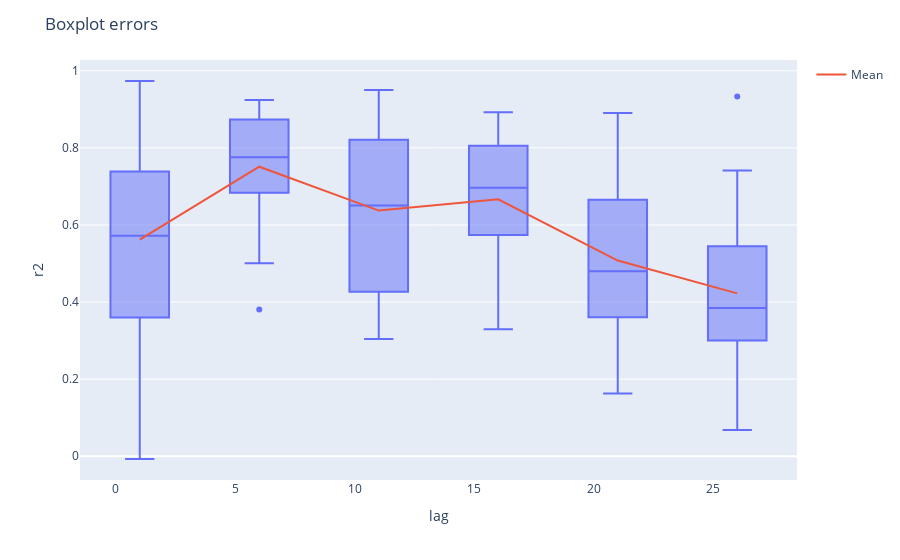

Notebook cell for this chart:
### Code cell
col = 'r2'
do_kalman = False

if do_kalman:
    col = 'best_{}'.format(col)

df_plot = df_results_mean_best_model.reset_index()

fig = px.box(df_plot, x="lag", y=col)
means = df_plot.groupby(by=["lag"]).mean()[col]
medians = df_plot.groupby(by=["lag"]).median()[col]

fig.add_trace(go.Scatter(x=means.index, y=means,
                mode='lines',
                name='Mean'))

# Add figure title
fig.update_layout(
    title_text="Boxplot errors",
    yaxis=dict(
        range=[0, df_plot.max()]
    )
)

fig.show()

### Figure 1 — Plotly figure (JSON) as saved in the notebook; plotly's stock layout.template omitted (floating-point values rounded to 4 significant figures)
{"data": [{"alignmentgroup": "True", "hovertemplate": "lag=%{x}<br>r2=%{y}<extra></extra>", "legendgroup": "", "marker": {"color": "#636efa"}, "name": "", "notched": false, "offsetgroup": "", "orientation": "v", "showlegend": false, "type": "box", "x": [1, 6, 11, 16, 21, 26, 1, 6, 11, 16, 21, 26, 1, 6, 11, 16, 21, 26, 1, 6, 11, 16, 21, 26, 1, 6, 11, 16, 21, 26, 1, 6, 11, 16, 21, 26, 1, 6, 11, 16, 21, 26, 1, 6, 11, 16, 21, 26, 1, 6, 11, 16, 21, 26, 1, 6, 11, 16, 21, 26, 1, 6, 11, 16, 21, 26, 1, 6, 11, 16, 21, 26, 1, 6, 11, 16, 21, 26, 1, 6, 11, 16, 21, 26, 1, 6, 11, 16, 21, 26, 1, 6, 11, 16, 21, 26, 1, 6, 11, 16, 21, 26, 1, 6, 11, 16, 21, 26, 1, 6, 11, 16, 21, 26, 1, 6, 11, 16, 21, 26], "x0": " ", "xaxis": "x", "y": [0.6437, 0.7055, 0.4349, 0.7013, 0.163, 0.2044, 0.478, 0.9043, 0.7683, 0.6614, 0.2443, 0.4782, 0.2834, 0.5005, 0.4187, 0.4302, 0.698, 0.7416, 0.5194, 0.7335, 0.3044, 0.4279, 0.3668, 0.2942, 0.9735, 0.8755, 0.9177, 0.7573, 0.4716, 0.9332, 0.4196, 0.6581, 0.8132, 0.8052, 0.3045, 0.5743, 0.702, 0.9055, 0.7293, 0.7053, 0.4883, 0.3669, 0.5248, 0.8133, 0.702, 0.8273, 0.8904, 0.3891, 0.3805, 0.6813, 0.3969, 0.85, 0.5788, 0.1816, 0.7474, 0.7952, 0.5993, 0.6289, 0.5089, 0.3381, 0.8142, 0.7831, 0.5835, 0.3293, 0.354, 0.068, 0.3069, 0.9244, 0.9502, 0.7841, 0.3989, 0.5158, 0.2727, 0.7132, 0.5086, 0.5707, 0.3465, 0.331, 0.6196, 0.8233, 0.7099, 0.8052, 0.6297, 0.4255, 0.3393, 0.6864, 0.3611, 0.3355, 0.7063, 0.1168, 0.6812, 0.8869, 0.8927, 0.6755, 0.8579, 0.3802, 0.8933, 0.612, 0.5626, 0.8769, 0.6498, 0.6669, 0.7303, 0.8714, 0.8289, 0.8925, 0.6814, 0.3064, -0.007097, 0.3808, 0.3457, 0.6912, 0.3976, 0.503, 0.917, 0.7687, 0.9192, 0.5774, 0.4169, 0.6363], "y0": " ", "yaxis": "y"}, {"mode": "lines", "name": "Mean", "type": "scatter", "x": [1, 6, 11, 16, 21, 26], "y": [0.562, 0.7511, 0.6373, 0.6667, 0.5077, 0.4226]}], "layout": {"boxmode": "group", "legend": {"tracegroupgap": 0}, "margin": {"t": 60}, "title": {"text": "Boxplot errors"}, "xaxis": {"anchor": "y", "domain": [0, 1], "title": {"text": "lag"}}, "yaxis": {"anchor": "x", "domain": [0, 1], "range": [0, ["Veneto", 26, 0.369, 0.9735, 0.1392, 0.9776, 0.1524, 0.9777, 0.1498, 0.9778, 0.9778, 0.1365]], "title": {"text": "r2"}}}}
